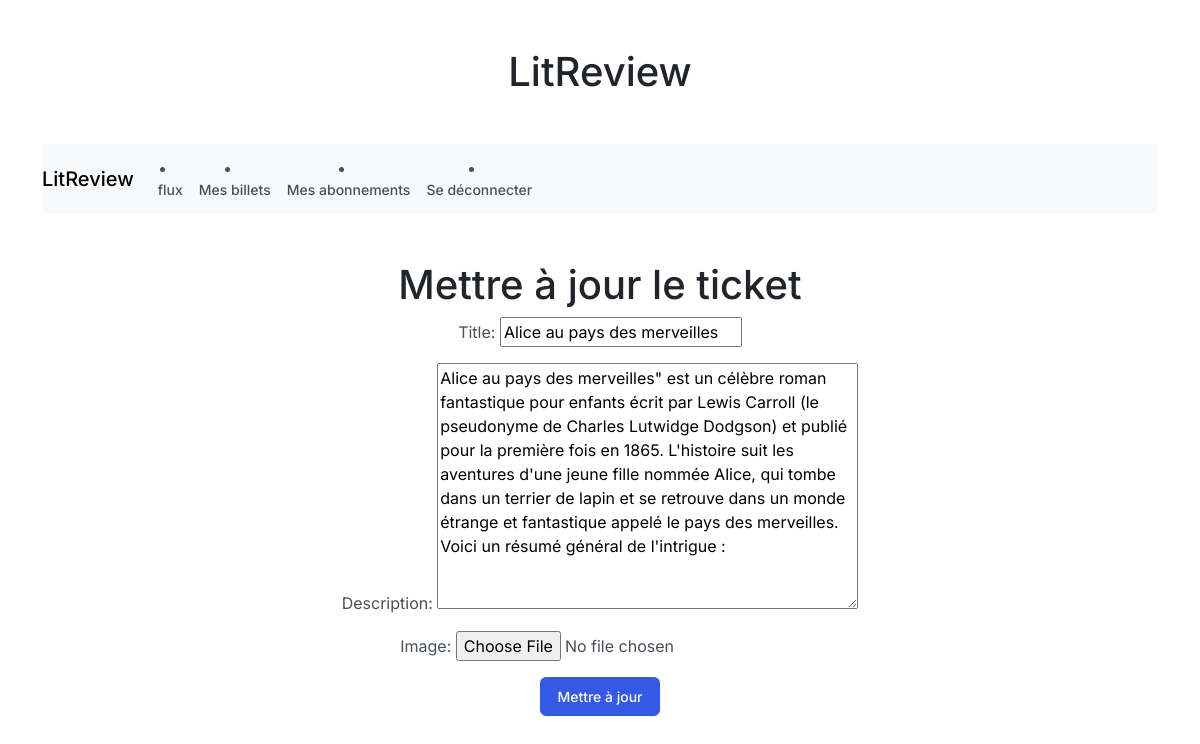
Screenshot of /ticket/57/update/ (signed in) with the database file from the repository.
### litreviewApp/models.py (models this page shows, shortened)
class Ticket(models.Model):
    title = models.CharField(max_length=128)
    description = models.TextField(max_length=2048)
    created_by = models.ForeignKey(settings.AUTH_USER_MODEL, on_delete=models.CASCADE)
    created_at = models.DateTimeField(auto_now_add=True)
    updated_at = models.DateTimeField(auto_now=True)
    image = models.ImageField(upload_to="ticket_images/", null=True, blank=True)

### litreviewApp/views.py (the view)
# urls.py: path("ticket/<int:ticket_id>/update/", update_ticket_view, name="update_ticket"),
@login_required
def update_ticket_view(request, ticket_id):
    ticket = get_object_or_404(Ticket, id=ticket_id)
    if request.method == "POST":
        form = UpdateTicketForm(request.POST, request.FILES, instance=ticket)
        if form.is_valid():
            form.save()
            return redirect("ticket_detail", ticket_id=ticket.id)
    else:
        form = UpdateTicketForm(instance=ticket)
    return render(
        request, "litreviewApp/update_ticket.html", {"form": form, "ticket": ticket}
    )

### litreviewApp/forms.py
class UpdateTicketForm(forms.ModelForm):
    class Meta:
        model = Ticket
        fields = ["title", "description", "image"]

### litreviewApp/templates/litreviewApp/update_ticket.html (shortened to what this page needs)
{% extends 'litreviewApp/base_bootstrap.html' %}
{% block content %}
    <div class="container mt-5">
        <h1>Mettre à jour le ticket</h1>
        <form method="post" enctype="multipart/form-data">
            {{ form.as_p }}
            <button type="submit" class="btn btn-primary">Mettre à jour</button>
        </form>
    </div>
{% endblock %}

### rows the page displays
Ticket: title "Alice au pays des merveilles", description "Alice au pays des merveilles\" est un célèbre roman fantastique pour enfants écrit par Lewis Carroll (le pseudonyme de Charles Lutwidge Dodgson) et publié pour la première fois en 1865. L'histoire suit les aventures d'une jeune fille nommée Alice, qui tombe dans un terrier de lapin et se retrouve dans un monde étrange et fantastique appelé le pays des merveilles. Voici un résumé général de l'intrigue :"
